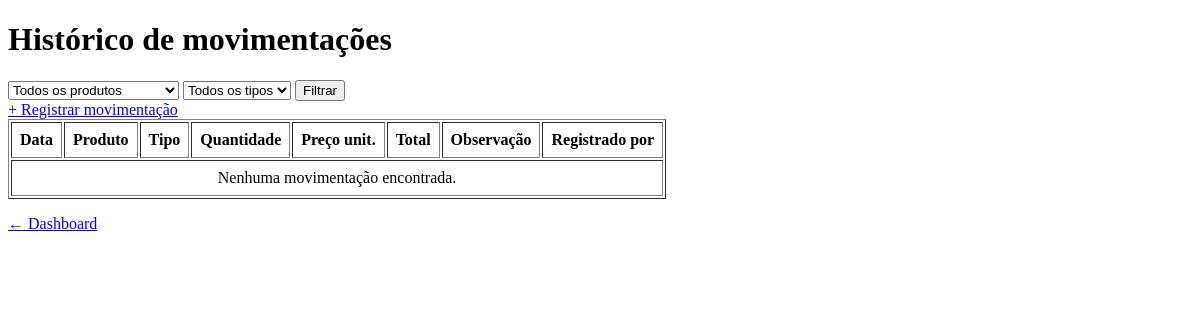
The page /movimentacoes/ (signed in) on the database as committed earlier.
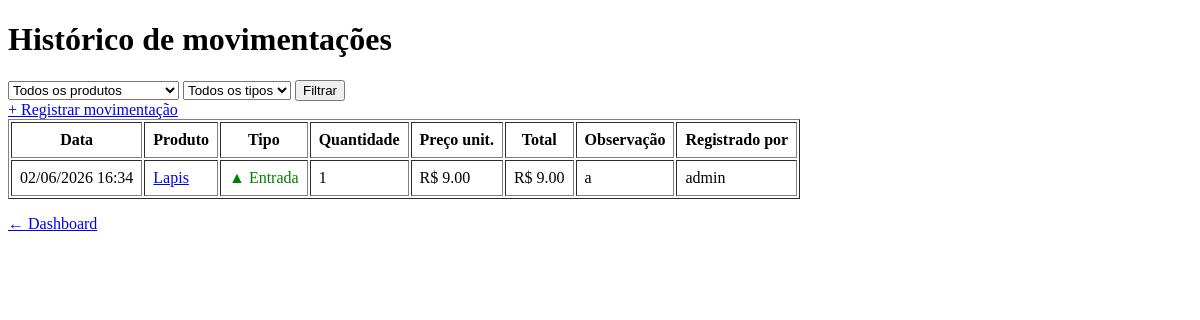
The same page on the database as committed later.
### app/models/movimentacao.py (models this page shows, shortened)
class Movimentacao(Base):
    __tablename__ = "movimentacoes"
    id = Column(Integer, primary_key=True, autoincrement=True, index= True)
    tipo = Column(Enum(Tipo_de_movimentacao), nullable=False)
    quantidade = Column(Integer, nullable=False)
    preco_unitario = Column(Float, nullable=False, default=0.0)
    observacao = Column(String(255), nullable=True)
    criado_em = Column(DateTime, server_default=func.now())
    produto_id = Column(Integer, ForeignKey("produtos.id", ondelete="CASCADE"), nullable=False)
    usuario_id = Column(Integer, ForeignKey("usuarios.id", ondelete="SET NULL"), nullable=False)
    produto = relationship("Produto", backref="movimentacoes")
    usuario = relationship("Usuario", backref="movimentacoes")

### app/models/produto.py (models this page shows, shortened)
class Produto(Base):
    __tablename__ = "produtos"
    id = Column(Integer, primary_key=True, autoincrement=True, index=True)
    nome = Column(String (150), nullable=False, index=True)
    preco = Column(Float, nullable=False, default=0.0)
    estoque_atual = Column (Integer, nullable=False, default=0)
    ativo = Column (Boolean, default=True)
    imagem_path = Column(String(255), nullable=True)
    categoria_id = Column (Integer, ForeignKey("categorias.id", ondelete="SET NULL"), nullable=True)
    categoria = relationship("Categoria", back_populates="produtos")

### app/models/usuario.py (models this page shows)
class Usuario(Base):
    __tablename__ = "usuarios"
    id = Column(Integer, primary_key=True, autoincrement=True)
    nome = Column(String(100), nullable=False)
    email = Column(String(150), unique=True, nullable=False)
    senha_hash = Column(String(255), nullable=False)
    role = Column(String(20), default="operador")
    ativo = Column(Boolean, default=True)
    criado_em = Column(DateTime, server_default=func.now())

### app/controllers/movimentacao_controller.py (the view)
@router.get("/")
def listar_movimentacoes(
    request: Request,
    produto_id: int = 0,     # filtra por produto específico
    tipo: str = "",          # "entrada" ou "saida"
    db: Session = Depends(get_db),
    admin = Depends(get_admin)
):
    query = db.query(Movimentacao).order_by(Movimentacao.criado_em.desc())
    if produto_id:
        query = query.filter(Movimentacao.produto_id == produto_id)
    if tipo in ("entrada", "saida", "cancelamento", "ajuste"):
        query = query.filter(Movimentacao.tipo == tipo)
    movimentacoes = query.limit(200).all()  # limita para não sobrecarregar
    produtos      = db.query(Produto).filter(Produto.ativo == True).all()
    return templates.TemplateResponse(
        request,
        "movimentacoes/index.html",
        {
            "request":        request,
            "usuario":        admin,
            "movimentacoes":  movimentacoes,
            "produtos":       produtos,
            "produto_id":     produto_id,
            "tipo":           tipo,
        }
    )

### app/templates/movimentacoes/index.html (shortened to what this page needs)
<!DOCTYPE html>
<html lang="pt-br">
<head>
</head>
<body>
    <h1>Histórico de movimentações</h1>
    <form method="get" action="/movimentacoes">
        <select name="produto_id">
            <option value="0">Todos os produtos</option>
        </select>
        <select name="tipo">
            <option value="">Todos os tipos</option>
        </select>
        <button type="submit">Filtrar</button>
    </form>
    <a href="/movimentacoes/nova">+ Registrar movimentação</a>
    <table border="1" cellpadding="8">
        <thead>
            <tr>
                <th>Data</th>
                <th>Produto</th>
                <th>Tipo</th>
                <th>Quantidade</th>
                <th>Preço unit.</th>
                <th>Total</th>
                <th>Observação</th>
                <th>Registrado por</th>
            </tr>
        </thead>
        <tbody>
            {% for m in movimentacoes %}
            <tr>
                <td>{{ m.criado_em.strftime('%d/%m/%Y %H:%M') }}</td>
                <td>
                    <a href="/produtos/{{ m.produto_id }}">
                        {{ m.produto.nome }}
                    </a>
                </td>
                <td>
                    {% if m.tipo.value == 'entrada' %}
                        <span style="color:green">▲ Entrada</span>
                    {% else %}
                        <span style="color:red">▼ Saída</span>
                    {% endif %}
                </td>
                <td>{{ m.quantidade }}</td>
                <td>R$ {{ "%.2f"|format(m.preco_unitario) }}</td>
                <td>R$ {{ "%.2f"|format(m.valor_total) }}</td>
                <td>{{ m.observacao or "—" }}</td>
                <td>{{ m.usuario.nome if m.usuario else "—" }}</td>
            </tr>
            {% endfor %}
            {% if not movimentacoes %}
            <tr>
                <td colspan="8" style="text-align:center">
                    Nenhuma movimentação encontrada.
                </td>
            </tr>
            {% endif %}
        </tbody>
    </table>
    <p><a href="/">← Dashboard</a></p>
</body>
</html>

Rows that differ between the two databases and show on the page:
added Movimentacao: criado_em "02/06/2026 16:34", produto.nome "Lapis", tipo "▲ Entrada", quantidade "1", preco_unitario "9.00", valor_total "9.00", observacao "a", usuario "admin"
Other text that changed with them:
text no longer shown: "Nenhuma movimentação encontrada."
